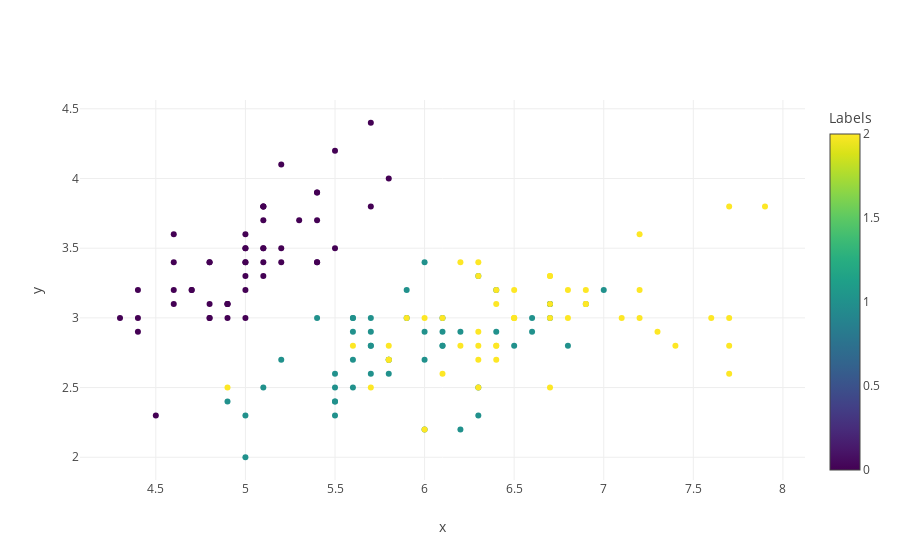

Source (notebook cell):
### Markdown cell above
# Viz

### Code cell
x = df.SepalLengthCm
y = df.SepalWidthCm
c = df.Species

trace = [go.Scatter(
    x = x,
    y = y,
    marker = dict(
        # color = col,
        color = c,
        colorscale='Viridis',
        colorbar=dict(
            title='Labels'
        ),
    ),
    name = 'data',
    mode = 'markers',
    hoverinfo = 'text',
    text = ['x: %s<br>y: %s<br>cluster %i' % (x_i, y_i, c_i) for x_i, y_i, c_i in zip(x, y, c)]
)]

layout = go.Layout(
    xaxis = dict({'title': 'x'}),
    yaxis = dict({'title': 'y'}),
    hovermode='closest',
)

fig = go.Figure(data=trace, layout=layout)
iplot(fig, layout)

### Figure 1 — Plotly figure (JSON) as saved in the notebook; plotly's stock layout.template omitted (floating-point values rounded to 4 significant figures; data arrays with more than 128 entries replaced by an {"elided": "..."} marker saying what was removed)
{"data": [{"hoverinfo": "text", "marker": {"color": {"elided": "150 int values"}, "colorbar": {"title": "Labels"}, "colorscale": "Viridis"}, "mode": "markers", "name": "data", "text": {"elided": "150 str values"}, "type": "scatter", "x": {"elided": "150 float values"}, "y": {"elided": "150 float values"}}], "layout": {"hovermode": "closest", "xaxis": {"title": "x"}, "yaxis": {"title": "y"}}}
